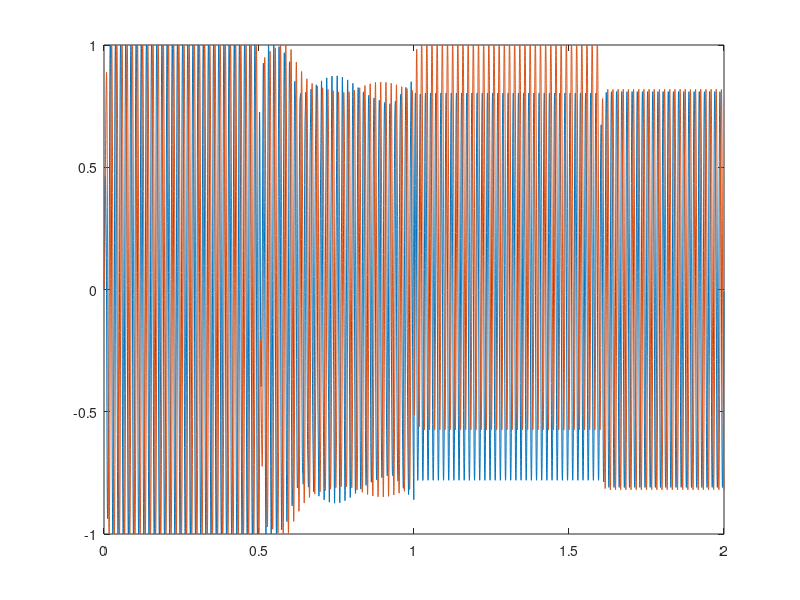
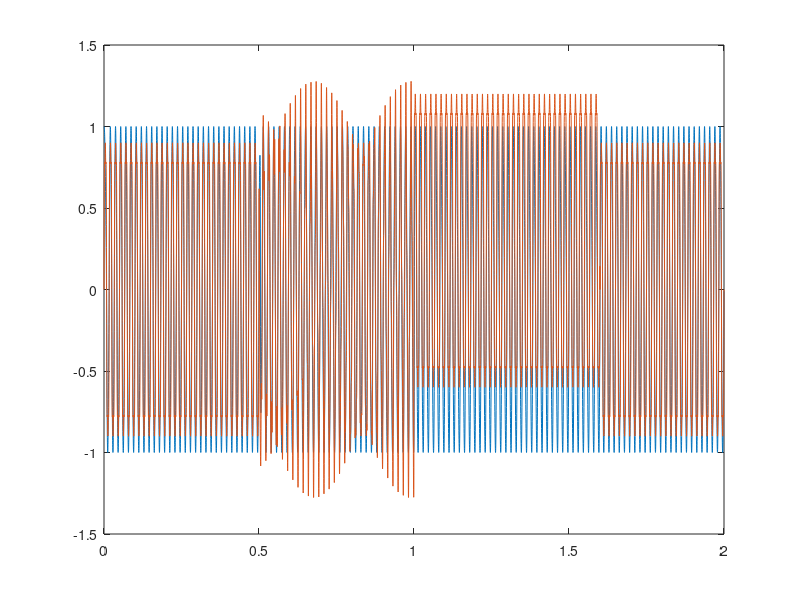
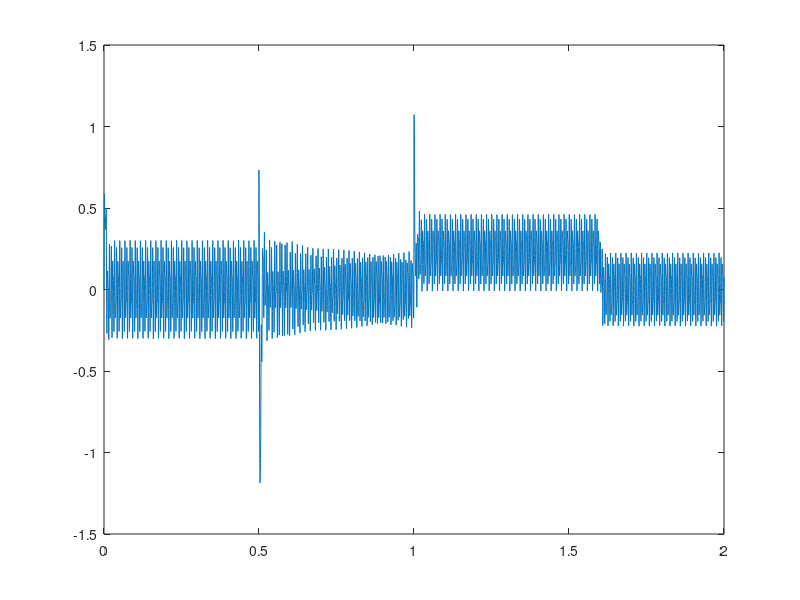
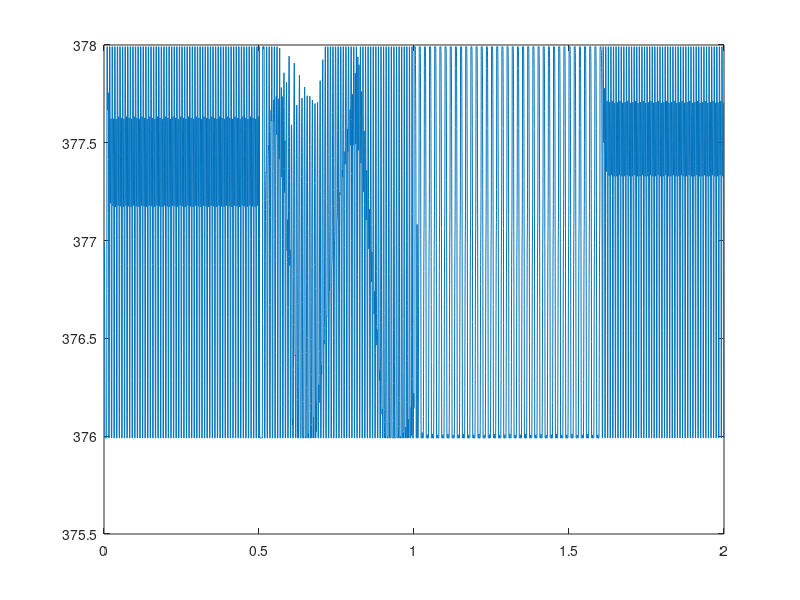

Recreate these plots in MATLAB, in order.
%S=tf('s');
%ki=256.97;
%kp=0.0282667;
%PI=kp+ki/S;
%bode(PI)
%c2d(PI,0.0002,'tautin')
clear all;
t=0:0.0002:2;
escalon=zeros(1,10001);
escalon(5000:8000)=0.3;
escalonfreq=ones(1,10001);
escalonfreq(2500:4999)=0.98;
%poca distorsion
%a=sin(2*pi*60*t)+1+0.1*sin(2*pi*180*t);
%con distorsion
Vin=sin(2*pi*60*escalonfreq.*t)+1+0.2*sin(2*pi*180*t)+0.1*sin(2*pi*300*t)+escalon;
%b=cos(2*pi*60*t)+1;
sal2=0;
E2=0;
fase=0;
a2=0;
a3=0;
vp2=0;
vp3=0;
vq2=0;
vq3=0;
c2=0;
d2=0;
Prod2=0;
integ2=0;
maxa=1;
maxb=1;
maxv=1;
spi=0;
frecuenciacentral=2*pi*60;
Vdc=1;
sum=0;
%Gamma=60;
Y=frecuenciacentral/(maxa^2+maxb^2)*60;

for i=1:length(t)
    if i==1
    Y(i)=Y;
    frecuencia(i)=frecuenciacentral;
    vp(i)=0;
    vq(i)=0;
    else
        frecuencia(i)=integ(i-1)+frecuenciacentral;
        Y(i)=frecuencia(i)/(maxv^2+maxb^2)*60;
        vp(i)=vp(i-1);
        vq(i)=vq(i-1);
    end
    %quitar offset de continua
    sum=sum+Vin(i);
    j=j+1;
    if j==84
        Vdc=sum/84;
        sum=0;
        j=0;
    end
    a(i)=Vin(i)-Vdc;
    %normalizar
    norma(i)=a(i)/maxa;
    
    %SOGI con frecuencia central fija
    %vp(i)=0.03628*norma(i)-0.03628*a3+1.922*vp2-0.9274*vp3;
    %vq(i)=0.001368*norma(i)+0.002735*a2+0.001368*a3+1.922*vq2-0.9274*vq3;
    
    %%%%Integrales para sogi con frecuencia central variable.
    Ev(i)=norma(i)-vp(i);
    vp(i)=frecuencia(i)*(0.0001*(Ev(i)-vq(i))+0.0001*a2)+vp2;
    if vp(i)>1
        vp(i)=1;
    end
    if vp(i)<-1
        vp(i)=-1;
    end
    vq(i)=frecuencia(i)*(0.0001*vp(i)+0.0001*vp2)+vq2;
    if vq(i)>1
        vq(i)=1;
    end
    if vq(i)<-1
        vq(i)=-1;
    end
    
    
    Prod(i)=-Ev(i)*vq(i)*Y(i);
    
    %Integrador
    integ(i)=0.0001*Prod(i)+0.0001*Prod2+integ2;
    if integ(i)>1
        integ(i)=1;
    end
    if integ(i)<-1
        integ(i)=-1;
    end
    
    
    
    %%%%%Forma facil de obtener la fase
    phase(i)=atan2(vq(i),vp(i))+pi;
    Prod2=Prod(i);
    integ2=integ(i);
    fase=integ(i);
    vp3=vp2;
    vp2=vp(i);
    vq3=vq2;
    vq2=vq(i);
    a3=a2;
    a2=Ev(i)-vq(i);
    %if integ(i)>6.283185
     %   ig(i)=0;
     %   integ(i)=0;
    %end
    %integ2=integ(i);
    %fase=integ(i);
    %E1=E(i);
    %sal1=sal(i);
    %spi=sal(i);
    if a(i)>maxa
        maxa=a(i);
    end
    if vq(i)>maxb
        maxb=vq(i);
    end
    if vp(i)>maxv
        maxv=vq(i);
    end
    comp(i)=-cos(phase(i));
   %comp2(i)=cos(integ(i));
end
figure(1)
plot(t,vp,t,vq)
figure(2)
%comp:atan, comp1:PLL, a:original
plot(t,comp,t,a)
figure(3)
plot(t,Ev)
figure(4)
plot(t,frecuencia)
figure(6)
plot(t,integ)